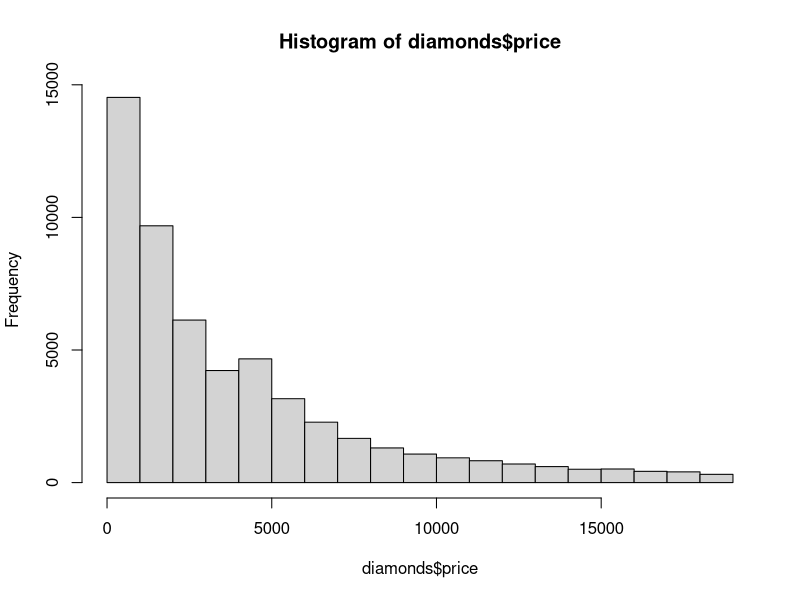
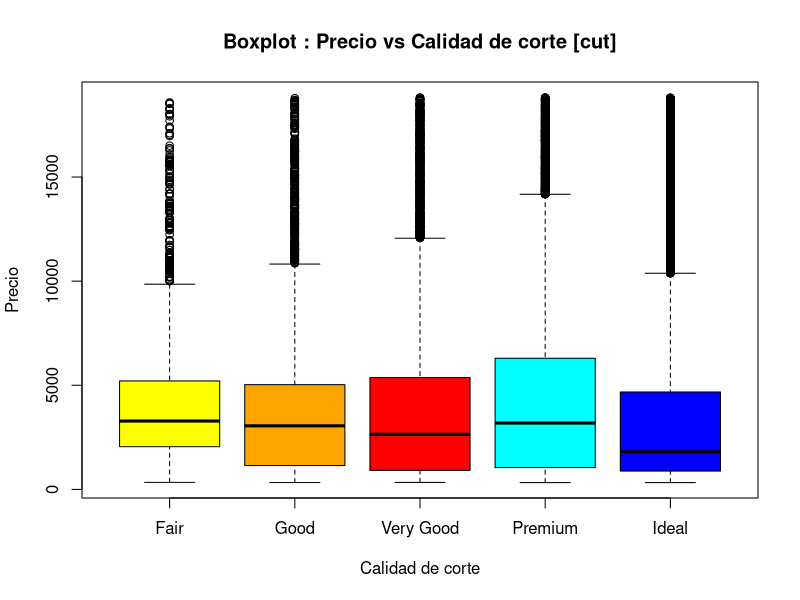
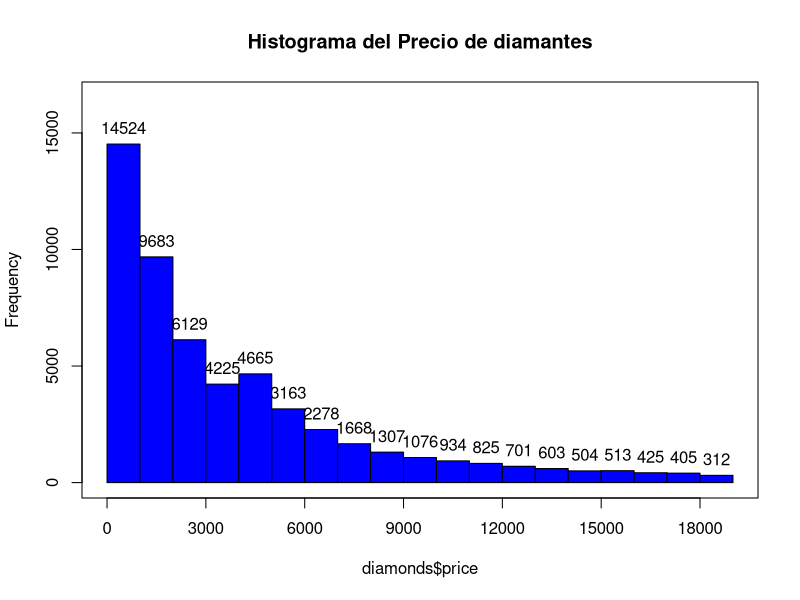
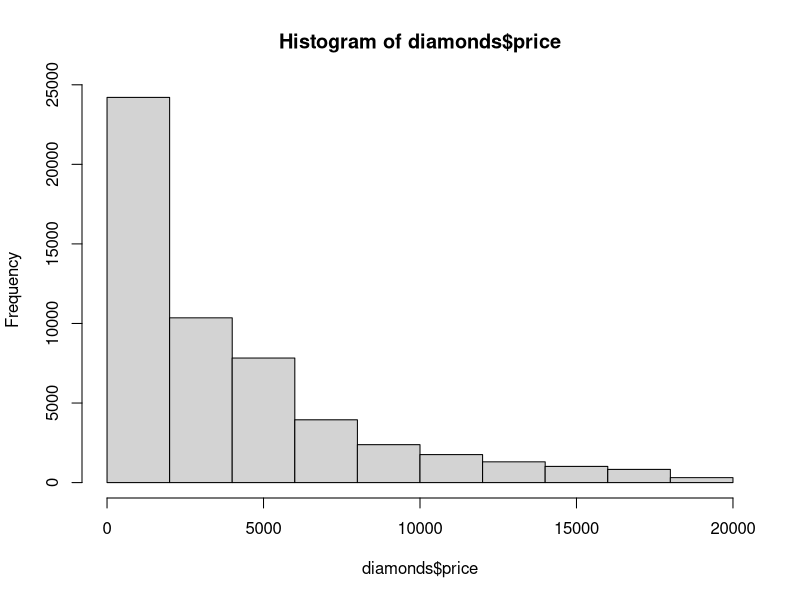
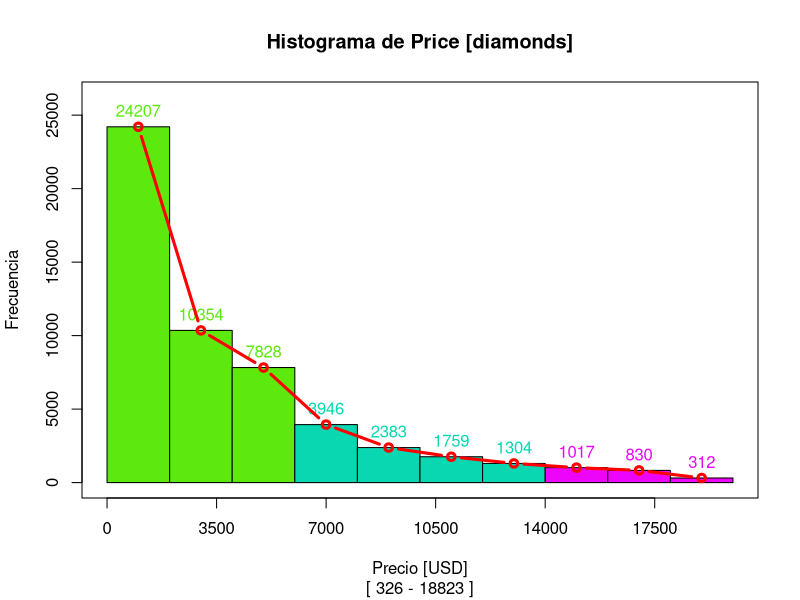

Reproduce these figures in R, in order.
#### Configuracion inicial ####
# 
# Configuracion del directorio de trabajo
setwd("C:/Users/EQUIPO/Desktop/CTIC/PROGRAMACION EN R/SESION2")

# Limpiemos la memoria ram 
rm(list = ls())

# Carguemos en memoria el paquete/libreria/modulo 
library(ggplot2)

# Usemos el dataset diamonds
data("diamonds")

# Como diamonds pertenece a ggplot, este trae consigo documentacion
help("diamonds")


# Observacion
# Warning message:
#   package ‘ggplot2’ was built under R version 4.2.2
# Recomendacion : Desintalar la version antigua de R y actualizar a la 
# version 4.2.2

#### Preprocesamiento ####
# 
# Nombres de las columnas/variables 
NombreVariables <- colnames(diamonds)

# Dimensiones del dataset/dataframe
FilasColumnas <- dim(diamonds)
NumFilas <- FilasColumnas[1]
NumCols <- FilasColumnas[2]
# 
ncol(diamonds)
nrow(diamonds)
# 

# Funcion summary
summary(diamonds)

# NUmero de valores faltantes (missing values) por columna
colSums(is.na(diamonds))

#### Analisis grafico : Histogramas ####
# 
# funcion hist
help("hist")

# Analicemos la variable price 
# 
hist_Price <- hist(diamonds$price)
# 
# Define los intervalos de clase 
hist_Price$breaks

# Define el numero de elementos en cada intervalo de clase 
hist_Price$counts

# Kernel density estimation
hist_Price$density

# Punto medio de cada intervalo de clase 
hist_Price$mids

# Nombre dela variables
hist_Price$xname

# Valor booleano
hist_Price$equidist

# Personalicemos nuestro primer histograma 
# 
# Si deseo que el grafico se abra en una venta externa : dev.new()
dev.new()
# 
hist(x = diamonds$price,
     main = "Histograma del Precio de diamantes",
     col = "blue",
     ylim = c(0, max(hist_Price$counts)+2000),
     # Deseo modificar los valores que aparecen en el eje-X
     # dos pasos : Primer Paso 
     xaxt = "n"
     
     )
# El segundo paso para modificar los valores que aparecen en el eje-Y
axis(side = 1, at = seq(0, max(diamonds$price) ,by = 3000))
# 
# Deseo agregar el numero de elementos en cada intervalo de clase 
text(x = hist_Price$mids, y = hist_Price$counts,
     labels = hist_Price$counts,
     pos = 3)
# 
# Podemnos agregar una caja 
box()


# Personalicemos algo mas nuestro primer histograma 
# Modifiquemos los intervalos de clase 
hist_Price_2 <- hist(x = diamonds$price,
                        breaks = seq(0,20000, 2000))

dev.new()
hist_Price_Ver2 <- hist(x = diamonds$price,
                        breaks = seq(0,20000, 2000),
                        # Agregamos un titulo 
                        main = "Histograma de Price [diamonds]",
                        ylim =c(0, max(hist_Price_2$counts)+2000),
                        # MOdifiquemos el color de cada barrita
                        # col = c("green", "green", "green",
                        #                "yellow", "yellow", "yellow", "yellow",
                        #                "red", "red", "red"),
                        col = c("#5DE90E", "#5DE90E", "#5DE90E",
                                         "#08D7B1", "#08D7B1", "#08D7B1", "#08D7B1",
                                         "#EC05FA", "#EC05FA", "#EC05FA"),
                        # Modifiquemos los puntos que aparecen sobre el ejeX
                        xaxt ="n",
                        # 
                        # Modifiquemos las etiquetas del ejeX y del ejeY
                        xlab = "Precio [USD]",
                        ylab = "Frecuencia",
                        # Agreguemos un subtitulo 
                        sub = paste("[", min(diamonds$price), "-" ,max(diamonds$price), "]")
                        )
axis(side = 1, at = seq(0, max(diamonds$price), 3500))
# 
# Numero de elementos de cada intervalo de clase 
text(x = hist_Price_2$mids, y = hist_Price_2$counts,
     labels = hist_Price_2$counts,
     pos = 3,
     col = c("#5DE90E", "#5DE90E", "#5DE90E",
                      "#08D7B1", "#08D7B1", "#08D7B1", "#08D7B1",
                      "#EC05FA", "#EC05FA", "#EC05FA"))
# 
# Agreguemos el polinomio de frecuencias 
lines(hist_Price_2$mids, hist_Price_2$counts,
      type = "b",
      col = "red",
      lwd = 3)
box()

#### Analicemos price en funcion de cut #####
# Posibles valores de la columna cut 
levels(diamonds$cut)

# Guardemos nuestra imagen en el disco duro 
# jpeg(filename = "Hist_Variable_cut.jpeg",width = 500,
#      height = 2500,
#      units = "px")
pdf(file = "Hist_Variable_cut.pdf",
    width = 5,
    height = 25)
# Juntemos todos estos histogramas en una matriz de graficos 
par(mfrow = c(5,1))
# 
hist(diamonds[diamonds$cut == "Fair",]$price, 
     col = "royalblue1",
     main = "cut == Fair",
     xlab = "Precio [USD]",
     ylab = "Frecuencias")
hist(diamonds[diamonds$cut == "Good",]$price,
     col = "royalblue2",
       main = "cut == Good",
       xlab = "Precio [USD]",
       ylab = "Frecuencias")
hist(diamonds[diamonds$cut == "Very Good",]$price,
     col = "royalblue3",
       main = "cut == Very Good",
       xlab = "Precio [USD]",
       ylab = "Frecuencias")
hist(diamonds[diamonds$cut == "Premium",]$price,
     col = "royalblue4",
       main = "cut == Premium",
       xlab = "Precio [USD]",
       ylab = "Frecuencias")
hist(diamonds[diamonds$cut == "Ideal",]$price,
     col = "blue",
       main = "cut == Ideal",
       xlab = "Precio [USD]",
       ylab = "Frecuencias")
# 
dev.off()
# 

#### COnsideremos boxplots ####

boxplot(diamonds$price ~ diamonds$cut,
        main = "Boxplot : Precio vs Calidad de corte [cut]",
        col = c("yellow", "orange", "red", "cyan", "blue"),
        xlab = "Calidad de corte",
        ylab = "Precio")

# Numero de niveles de la variable cualitativa clarity
levels(diamonds$clarity)
# 

pdf("Boxplot_PriceClarity.pdf",
    width = 9,
    height = 6)
boxplot(diamonds$price ~ diamonds$clarity,
        main = "Boxplot : Precios vs Claridad",
        col = c("yellow", "yellow", "orange", "orange",
                        "blue", "blue", "cyan", "cyan"),
        xlab = "Claridad del diamante",
        ylab = "Precio",
        horizontal = TRUE)
dev.off()

























